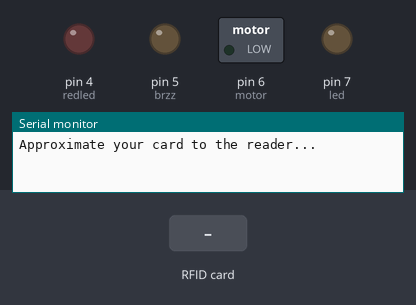
Bench run of a sketch on a simulated Arduino Uno, built with avr-gcc and run on an emulated ATmega328P. Shown: switched loads named in the sketch (green lamp = pin HIGH), output pins drawn as LEDs (lit = HIGH), the last lines printed to the serial monitor. Inputs (shaded band) come from the test bench. Pins used as bus, display or sensor lines are not drawn.

Above: at 1.2 s.
1.3 s: RFID card D5 79 19 53 held to the reader
At 2.7 s:
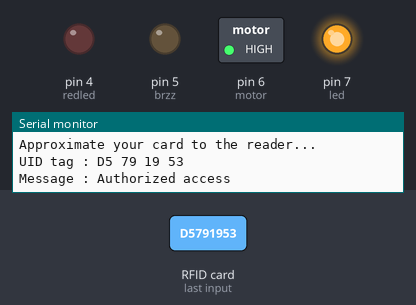
At 4.9 s:
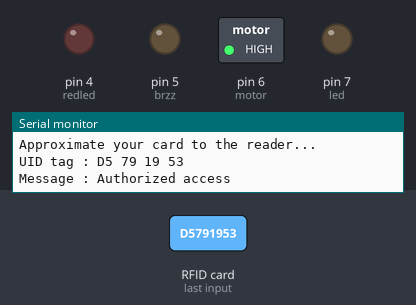
5.8 s: RFID card 5E 7A 19 C4 held to the reader
At 8.6 s:
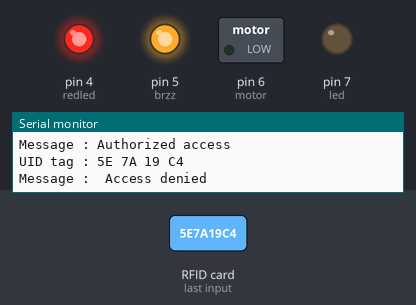
Timing chart, 0 to 14.8 s (numbered marks = the images above; inputs shaded):
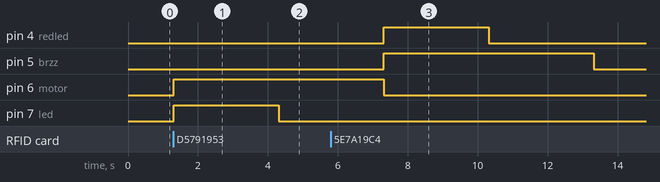

Measured:
- after the input at 1.3 s, pin 6 (motor): LOW → HIGH at once; pin 7 (led): LOW → HIGH at once, → LOW 3.0 s later
- after the input at 5.8 s, pin 4 (redled): LOW → HIGH after 1.5 s, → LOW 3.0 s later; pin 5 (brzz): LOW → HIGH after 1.5 s, → LOW 6.0 s later

The sketch:

sketch_oct29c.ino
```cpp
#include <SPI.h>
#include <MFRC522.h>

#define SS_PIN 10
#define RST_PIN 9
MFRC522 mfrc522(SS_PIN, RST_PIN);   // Create MFRC522 instance.
 int led = 7;
int  motor = 6;
int brzz = 5;

int redled = 4;

void setup()
{
  Serial.begin(9600);   // Initiate a serial communication
  SPI.begin();      // Initiate  SPI bus
  mfrc522.PCD_Init();   // Initiate MFRC522
  Serial.println("Approximate your card to the reader...");
  Serial.println();
pinMode(led ,OUTPUT);
    pinMode(motor ,OUTPUT);

pinMode(redled ,OUTPUT);
pinMode(brzz ,OUTPUT);
}
void loop()
{
  // Look for new cards
  if ( ! mfrc522.PICC_IsNewCardPresent())
  {
    return;
  }
  // Select one of the cards
  if ( ! mfrc522.PICC_ReadCardSerial())
  {
    return;
  }
  //Show UID on serial monitor
  Serial.print("UID tag :");
  String content= "";
  byte letter;
  for (byte i = 0; i < mfrc522.uid.size; i++)
  {
     Serial.print(mfrc522.uid.uidByte[i] < 0x10 ? " 0" : " ");
     Serial.print(mfrc522.uid.uidByte[i], HEX);
     content.concat(String(mfrc522.uid.uidByte[i] < 0x10 ? " 0" : " "));
     content.concat(String(mfrc522.uid.uidByte[i], HEX));
  }
  Serial.println();
  Serial.print("Message : ");
  content.toUpperCase();
  if (content.substring(1) == "D5 79 19 53") //change here the UID of the card/cards that you want to give access
  {
    Serial.println("Authorized access");
    Serial.println();

        digitalWrite(led ,HIGH);
         digitalWrite(motor ,HIGH);
        delay(3000);

        digitalWrite(led ,LOW);
        delay(3000);

        digitalWrite(motor ,LOW);
  }

 else   {
    Serial.println(" Access denied");

        digitalWrite(brzz ,HIGH);
         digitalWrite(redled ,HIGH);
        delay(3000);
        digitalWrite(redled ,LOW);
        delay(3000);
        digitalWrite(brzz ,LOW);
        delay(3000);


        }
} 
```
